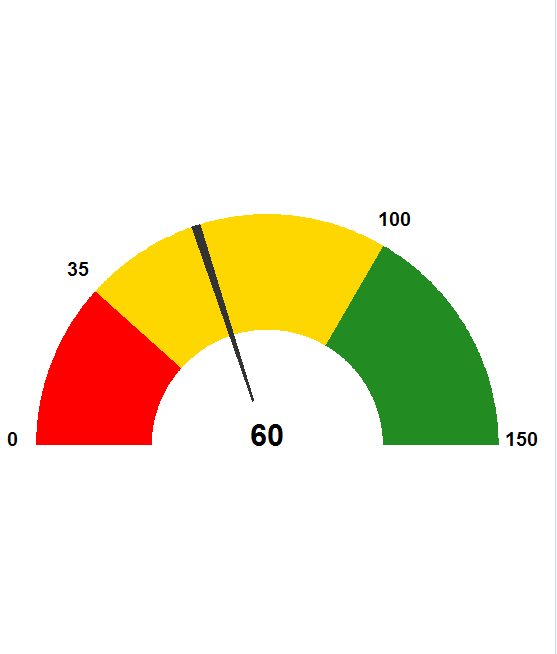

Generate this figure with R:
gg.gauge <- function(pos,breaks=c(0,30,70,150)) {
  require(ggplot2)
  get.poly <- function(a,b,r1=0.5,r2=1.0) {
    th.start <- pi*(1-a/150)
    th.end   <- pi*(1-b/150)
    th       <- seq(th.start,th.end,length=150)
    x        <- c(r1*cos(th),rev(r2*cos(th)))
    y        <- c(r1*sin(th),rev(r2*sin(th)))
    return(data.frame(x,y))
  }
  ggplot()+ 
    geom_polygon(data=get.poly(breaks[1],breaks[2]),aes(x,y),fill="red")+
    geom_polygon(data=get.poly(breaks[2],breaks[3]),aes(x,y),fill="gold")+
    geom_polygon(data=get.poly(breaks[3],breaks[4]),aes(x,y),fill="forestgreen")+
    geom_polygon(data=get.poly(pos-1,pos+1,0.2),aes(x,y))+
    geom_text(data=as.data.frame(breaks), size=5, fontface="bold", vjust=0,
              aes(x=1.1*cos(pi*(1-breaks/150)),y=1.1*sin(pi*(1-breaks/150)),label=paste0(breaks,"")))+
    annotate("text",x=0,y=0,label=pos,vjust=0,size=8,fontface="bold")+
    coord_fixed()+
    theme_bw()+
    theme(axis.text=element_blank(),
          axis.title=element_blank(),
          axis.ticks=element_blank(),
          panel.grid=element_blank(),
          panel.border=element_blank()) 
}
gg.gauge(60,breaks=c(0,35,100,150))
